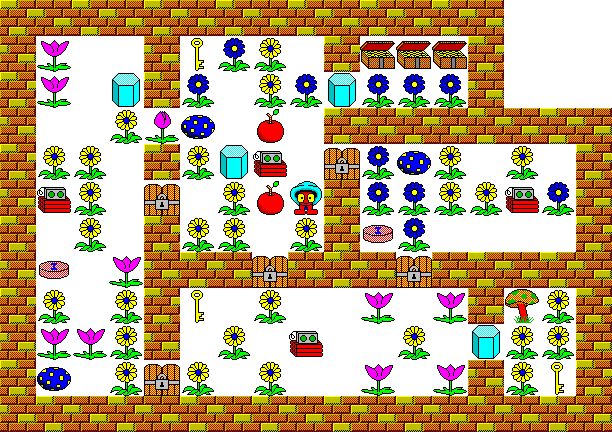

Below is a game level as drawn by its tile map, then a one-line description and the .tmx that defines it (tile-layer data replaced by summaries):
An orthogonal 17x12 tile map with 36x36 px tiles, 2 tile layers (ground, hazard).

<map version="1.0" orientation="orthogonal" width="17" height="12" tilewidth="36" tileheight="36">
 <tileset firstgid="1" name="tileset" tilewidth="36" tileheight="36">
  <image source="tileset.png" width="256" height="256" />
 </tileset>
 <layer name="ground" width="17" height="12">
  <data>[204 cells, 204 non-empty, 1 distinct tile ids]</data>
 </layer>
 <layer name="hazard" width="17" height="12">
  <data>[204 cells, 157 non-empty, 16 distinct tile ids]</data>
 </layer>
</map>
